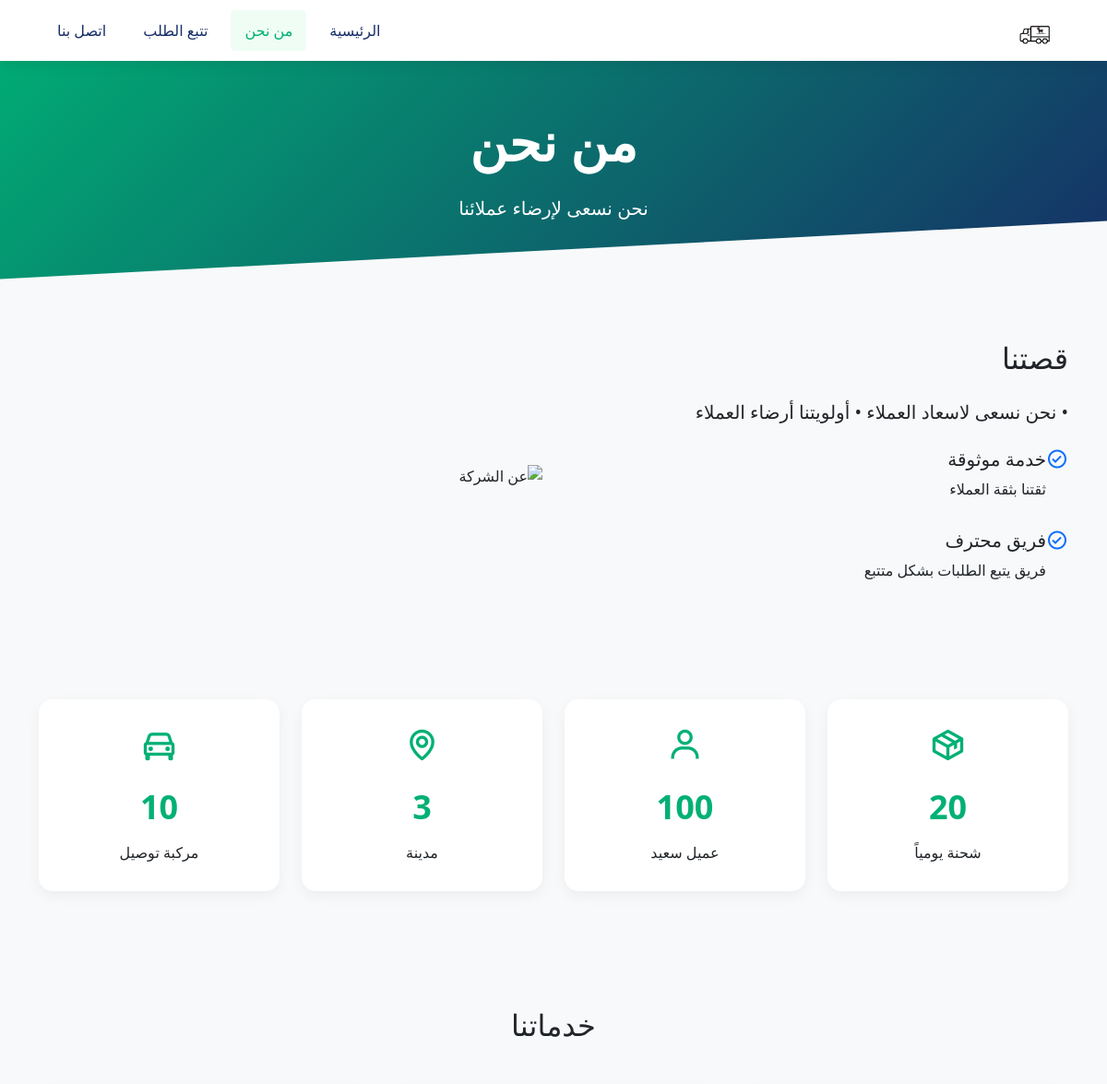
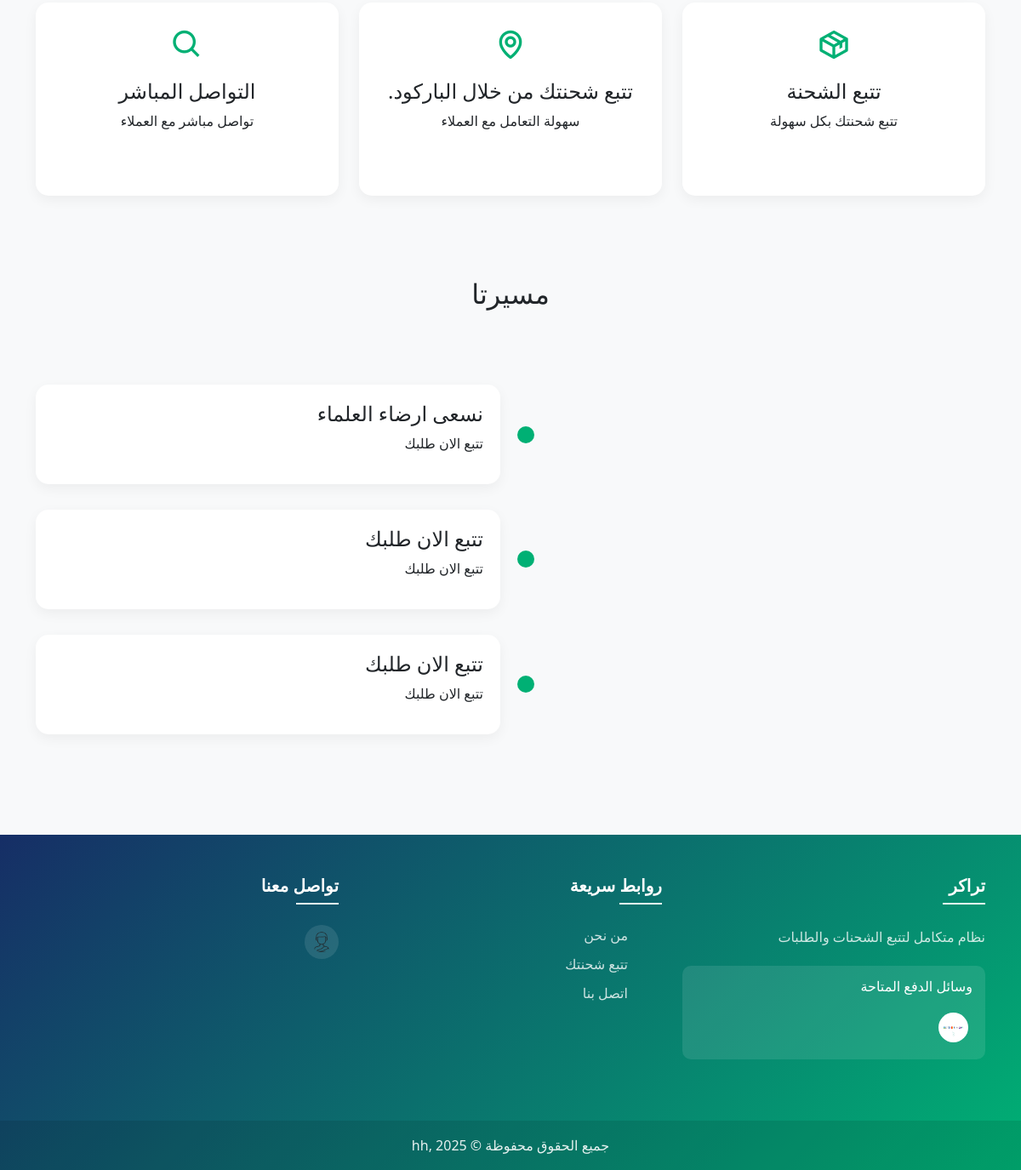
Page /about.php on the committed database (2 pictures, top to bottom).
### tables this page shows
CREATE TABLE `settings` (
  `id` int NOT NULL,
  `logo_url` varchar(255) DEFAULT NULL,
  `about_text` text,
  `contact_info` text,
  `payment_methods` text,
  `home_hero_title` varchar(255) DEFAULT NULL,
  `home_hero_subtitle` text,
  `home_about_text` text,
  `home_features_title` varchar(255) DEFAULT NULL,
  `track_header_title` varchar(255) DEFAULT NULL,
  `track_header_subtitle` text,
  `track_instructions` text,
  `company_history` text,
  `mission_vision` text,
  `contact_address` varchar(255) DEFAULT NULL,
  `contact_email` varchar(255) DEFAULT NULL,
  `contact_phone` varchar(255) DEFAULT NULL,
  `hero_image` varchar(255) DEFAULT NULL,
  `feature1_title` varchar(255) DEFAULT NULL,
  `feature1_description` text,
  `feature2_title` varchar(255) DEFAULT NULL,
  `feature2_description` text,
  `feature3_title` varchar(255) DEFAULT NULL,
  `feature3_description` text,
  `about_image` varchar(255) DEFAULT NULL,
  `why_choose_title` varchar(255) DEFAULT NULL,
  `why_choose_description` text,
  `track_section_title` varchar(255) DEFAULT NULL,
  `track_section_description` text,
  `contact_hero_subtitle` text,
  `contact_phone_title` varchar(255) DEFAULT NULL,
  `contact_email_title` varchar(255) DEFAULT NULL,
  `contact_address_title` varchar(255) DEFAULT NULL,
  `contact_hours` text,
  `about_hero_text` text,
  `about_story_title` varchar(255) DEFAULT NULL,
  `about_story_text` text,
  `about_service_reliable_title` varchar(255) DEFAULT NULL,
  `about_service_reliable_text` text,
  `about_service_professional_title` varchar(255) DEFAULT NULL,
  `about_service_professional_text` text,
  `about_story_image` varchar(255) DEFAULT NULL,
  `about_stats_shipments` varchar(255) DEFAULT NULL,
  `about_stats_clients` varchar(255) DEFAULT NULL,
  `about_stats_cities` varchar(255) DEFAULT NULL,
  `about_stats_vehicles` varchar(255) DEFAULT NULL,
  `about_service1_title` varchar(255) DEFAULT NULL,
  `about_service1_text` text,
  `about_service2_title` varchar(255) DEFAULT NULL,
  `about_service2_text` text,
  `about_service3_title` varchar(255) DEFAULT NULL,
  `about_service3_text` text,
  `about_timeline_title` varchar(255) DEFAULT NULL,
  `about_timeline1_year` varchar(255) DEFAULT NULL,
  `about_timeline1_text` text,
  `about_timeline2_year` varchar(255) DEFAULT NULL,
  `about_timeline2_text` text,
  `about_timeline3_year` varchar(255) DEFAULT NULL,
  `about_timeline3_text` text,
  `site_logo` varchar(255) DEFAULT NULL,
  `footer_about_title` varchar(255) DEFAULT NULL,
  `footer_about_description` text,
  `footer_copyright_text` varchar(255) DEFAULT NULL,
  `payment_methods_images` text,
  `social_facebook` varchar(255) DEFAULT NULL,
  `social_twitter` varchar(255) DEFAULT NULL,
  `social_instagram` varchar(255) DEFAULT NULL,
  `social_facebook_icon` varchar(255) DEFAULT NULL,
  `social_twitter_icon` varchar(255) DEFAULT NULL,
  `social_instagram_icon` varchar(255) DEFAULT NULL,
  `track_status_icons` json DEFAULT NULL,
  `track_scheduled_date_text` varchar(255) DEFAULT 'التاريخ المجدول',
  `track_actual_date_text` varchar(255) DEFAULT 'التاريخ الفعلي',
  `track_status_scheduled_text` varchar(255) DEFAULT 'التاريخ المجدول:'
);

### about.php (the view, shortened to what this page needs)
<?php
include 'config.php';
try {
    $stmt = $pdo->prepare("SELECT
        footer_about_title,
        footer_about_description,
        footer_copyright_text,
        payment_methods_images,
        social_facebook,
        social_twitter,
        social_instagram,
        social_facebook_icon,
        social_twitter_icon,
        social_instagram_icon
    FROM settings WHERE id = 1");
    $stmt->execute();
    $footerSettings = $stmt->fetch(PDO::FETCH_ASSOC);
} catch (PDOException $e) {
    $footerSettings = [];
}
try {
    $stmt = $pdo->prepare("SELECT site_logo FROM settings WHERE id = 1");
    $stmt->execute();
    $settings = $stmt->fetch(PDO::FETCH_ASSOC);
} catch (PDOException $e) {
    $settings = ['site_logo' => ''];
}
try {
    $stmt = $pdo->query("SELECT * FROM settings WHERE id = 1");
    $pageSettings = $stmt->fetch(PDO::FETCH_ASSOC);
} catch (PDOException $e) {
    $pageSettings = [];
}
?>
<!DOCTYPE html>
<html dir="rtl" lang="ar">
<head>
    <link href="https://cdn.jsdelivr.net/npm/bootstrap@5.1.3/dist/css/bootstrap.min.css" rel="stylesheet">
    <link href='https://unpkg.com/boxicons@2.1.4/css/boxicons.min.css' rel='stylesheet'>
</head>
<body>
    <nav class="navbar navbar-expand-lg navbar-light fixed-top">
        <div class="container">
            <a class="navbar-brand" href="index.php">
                <?php if (!empty($settings['site_logo'])): ?>
                    <img src="uploads/<?php echo htmlspecialchars($settings['site_logo']); ?>"
                         alt="<?php echo htmlspecialchars($settings['site_name'] ?? 'Logo'); ?>"
                         style="height: 40px; width: auto;">
                <?php else: ?>
                    <i class='bx bx-package me-2'></i>
                    تراكر
                <?php endif; ?>
            </a>
            <div class="collapse navbar-collapse" id="navbarNav">
                <ul class="navbar-nav me-auto">
                    <li class="nav-item">
                        <a class="nav-link" href="index.php">الرئيسية</a>
                    </li>
                    <li class="nav-item">
                        <a class="nav-link active" href="about.php">من نحن</a>
                    </li>
                    <li class="nav-item">
                        <a class="nav-link" href="track.php">تتبع الطلب</a>
                    </li>
                    <li class="nav-item">
                        <a class="nav-link" href="contact.php">اتصل بنا</a>
                    </li>
                </ul>
            </div>
        </div>
    </nav>
    <section class="about-header text-center">
        <div class="container">
            <h1 class="display-4 fw-bold mb-4">من نحن</h1>
            <p class="lead mb-0"><?php echo htmlspecialchars($pageSettings['about_hero_text'] ?? 'نحن شركة رائدة في مجال خدمات الشحن والتوصيل'); ?></p>
        </div>
    </section>
    <section class="py-5">
        <div class="container">
            <div class="row align-items-center">
                <div class="col-lg-6">
                    <h2 class="mb-4"><?php echo htmlspecialchars($pageSettings['about_story_title'] ?? 'قصتنا'); ?></h2>
                    <p class="lead mb-4"><?php echo htmlspecialchars($pageSettings['about_story_text'] ?? 'نحن شركة رائدة في مجال خدمات الشحن والتوصيل'); ?></p>
                    <div class="d-flex mb-3">
                        <i class='bx bx-check-circle text-primary' style="font-size: 24px;"></i>
                        <div class="ms-3">
                            <h5><?php echo htmlspecialchars($pageSettings['about_service_reliable_title'] ?? 'خدمة موثوقة'); ?></h5>
                            <p><?php echo htmlspecialchars($pageSettings['about_service_reliable_text'] ?? 'نقدم خدمات شحن آمنة وموثوقة مع تتبع مباشر للشحنات'); ?></p>
                        </div>
                    </div>
                    <div class="d-flex mb-3">
                        <i class='bx bx-check-circle text-primary' style="font-size: 24px;"></i>
                        <div class="ms-3">
                            <h5><?php echo htmlspecialchars($pageSettings['about_service_professional_title'] ?? 'فريق محترف'); ?></h5>
                            <p><?php echo htmlspecialchars($pageSettings['about_service_professional_text'] ?? 'فريق عمل متخصص ومدرب على أعلى مستوى'); ?></p>
                        </div>
                    </div>
                </div>
                <div class="col-lg-6">
                    <?php if (!empty($pageSettings['about_story_image'])): ?>
                        <img src="uploads/<?php echo htmlspecialchars($pageSettings['about_story_image']); ?>"
                             class="img-fluid rounded" alt="عن الشركة">
                    <?php else: ?>
                        <img src="https://img.freepik.com/free-vector/delivery-service-with-masks-concept_23-2148498576.jpg"
                             class="img-fluid rounded" alt="عن الشركة">
                    <?php endif; ?>
                </div>
            </div>
        </div>
    </section>
    <section class="py-5 bg-light">
        <div class="container">
            <div class="row">
                <div class="col-md-3 col-6">
                    <div class="stats-card">
                        <i class='bx bx-package feature-icon'></i>
                        <div class="stats-number"><?php echo htmlspecialchars($pageSettings['about_stats_shipments'] ?? '1000+'); ?></div>
                        <div>شحنة يومياً</div>
                    </div>
                </div>
                <div class="col-md-3 col-6">
                    <div class="stats-card">
                        <i class='bx bx-user feature-icon'></i>
                        <div class="stats-number"><?php echo htmlspecialchars($pageSettings['about_stats_clients'] ?? '5000+'); ?></div>
                        <div>عميل سعيد</div>
                    </div>
                </div>
                <div class="col-md-3 col-6">
                    <div class="stats-card">
                        <i class='bx bx-map feature-icon'></i>
                        <div class="stats-number"><?php echo htmlspecialchars($pageSettings['about_stats_cities'] ?? '50+'); ?></div>
                        <div>مدينة</div>
                    </div>
                </div>
                <div class="col-md-3 col-6">
                    <div class="stats-card">
                        <i class='bx bx-car feature-icon'></i>
                        <div class="stats-number"><?php echo htmlspecialchars($pageSettings['about_stats_vehicles'] ?? '100+'); ?></div>
                        <div>مركبة توصيل</div>
                    </div>
                </div>
            </div>
        </div>
    </section>
    <section class="py-5">
        <div class="container">
            <h2 class="text-center mb-5">خدماتنا</h2>
            <div class="row">
                <div class="col-lg-4 col-md-6">
                    <div class="feature-card text-center">
                        <i class='bx bx-package feature-icon'></i>
                        <h4><?php echo htmlspecialchars($pageSettings['about_service1_title'] ?? 'شحن سريع'); ?></h4>
                        <p><?php echo htmlspecialchars($pageSettings['about_service1_text'] ?? 'خدمة توصيل سريعة وآمنة لجميع شحناتك'); ?></p>
                    </div>
                </div>
                <div class="col-lg-4 col-md-6">
                    <div class="feature-card text-center">
                        <i class='bx bx-map feature-icon'></i>
                        <h4><?php echo htmlspecialchars($pageSettings['about_service2_title'] ?? 'تغطية واسعة'); ?></h4>
                        <p><?php echo htmlspecialchars($pageSettings['about_service2_text'] ?? 'نغطي جميع المناطق الرئيسية في المملكة'); ?></p>
                    </div>
                </div>
                <div class="col-lg-4 col-md-6">
                    <div class="feature-card text-center">
                        <i class='bx bx-search feature-icon'></i>
                        <h4><?php echo htmlspecialchars($pageSettings['about_service3_title'] ?? 'تتبع مباشر'); ?></h4>
                        <p><?php echo htmlspecialchars($pageSettings['about_service3_text'] ?? 'تتبع شحنتك بشكل مباشر ولحظي'); ?></p>
                    </div>
                </div>
            </div>
        </div>
    </section>
    <section class="py-5 bg-light">
        <div class="container">
            <h2 class="text-center mb-5"><?php echo htmlspecialchars($pageSettings['about_timeline_title'] ?? 'مسيرتنا'); ?></h2>
            <div class="timeline">
                <div class="row justify-content-end">
                    <div class="col-lg-6">
                        <div class="timeline-item">
                            <h4><?php echo htmlspecialchars($pageSettings['about_timeline1_year'] ?? '2020'); ?></h4>
                            <p><?php echo htmlspecialchars($pageSettings['about_timeline1_text'] ?? 'تأسيس الشركة وبداية العمل في مجال الشحن'); ?></p>
                        </div>
                    </div>
                </div>
                <div class="row justify-content-end">
                    <div class="col-lg-6">
                        <div class="timeline-item">
                            <h4><?php echo htmlspecialchars($pageSettings['about_timeline2_year'] ?? '2022'); ?></h4>
                            <p><?php echo htmlspecialchars($pageSettings['about_timeline2_text'] ?? 'توسيع نطاق الخدمات وتغطية المزيد من المناطق'); ?></p>
                        </div>
                    </div>
                </div>
                <div class="row justify-content-end">
                    <div class="col-lg-6">
                        <div class="timeline-item">
                            <h4><?php echo htmlspecialchars($pageSettings['about_timeline3_year'] ?? '2024'); ?></h4>
                            <p><?php echo htmlspecialchars($pageSettings['about_timeline3_text'] ?? 'إطلاق نظام التتبع الإلكتروني المتطور'); ?></p>
                        </div>
                    </div>
                </div>
            </div>
        </div>
    </section>
    <footer>
    <div class="container">
        <div class="row">
            <div class="col-md-4 mb-4">
                <h5><?php echo htmlspecialchars($footerSettings['footer_about_title'] ?? 'تراكر'); ?></h5>
                <p><?php echo htmlspecialchars($footerSettings['footer_about_description'] ?? 'نظام متكامل لتتبع الشحنات والطلبات'); ?></p>
                <?php if (!empty($footerSettings['payment_methods_images'])): ?>
                    <div class="payment-methods">
                        <h6>وسائل الدفع المتاحة</h6>
                        <div class="d-flex flex-wrap">
                            <?php
                            $payment_images = json_decode($footerSettings['payment_methods_images'], true);
                            if ($payment_images):
                                foreach($payment_images as $image):
                            ?>
                                <img src="uploads/<?php echo htmlspecialchars($image); ?>"
                                     alt="Payment Method">
                            <?php
                                endforeach;
                            endif;
                            ?>
                        </div>
                    </div>
                <?php endif; ?>
            </div>
            <div class="col-md-4 mb-4">
                <h5>روابط سريعة</h5>
                <ul class="list-unstyled">
                    <li><a href="about.php">من نحن</a></li>
                    <li><a href="track.php">تتبع شحنتك</a></li>
                    <li><a href="contact.php">اتصل بنا</a></li>
                </ul>
            </div>
            <div class="col-md-4 mb-4">
                <h5>تواصل معنا</h5>
                <div class="social-icons">
                    <?php if (!empty($footerSettings['social_facebook'])): ?>
                        <a href="<?php echo htmlspecialchars($footerSettings['social_facebook']); ?>" target="_blank">
                            <?php if (!empty($footerSettings['social_facebook_icon'])): ?>
                                <img src="uploads/<?php echo htmlspecialchars($footerSettings['social_facebook_icon']); ?>"
                                     alt="Facebook">
                            <?php else: ?>
                                <i class='bx bxl-facebook'></i>
                            <?php endif; ?>
                        </a>
                    <?php endif; ?>
                </div>
            </div>
        </div>
    </div>
    <div class="copyright">
        <p><?php echo htmlspecialchars($footerSettings['footer_copyright_text'] ?? 'جميع الحقوق محفوظة © 2025'); ?></p>
    </div>
</footer>
</body>
</html>

### rows in the picture
settings: site_logo (picture), about_hero_text "نحن نسعى لإرضاء عملائنا", about_story_title "قصتنا", about_story_text "• نحن نسعى لاسعاد العملاء • أولويتنا أرضاء العملاء", about_service_reliable_title "خدمة موثوقة", about_service_reliable_text "ثقتنا بثقة العملاء", about_service_professional_title "فريق محترف", about_service_professional_text "فريق يتبع الطلبات بشكل متتبع", about_stats_shipments "20", about_stats_clients "100", about_stats_cities "3", about_stats_vehicles "10", about_service1_title "تتبع الشحنة", about_service1_text "تتبع شحنتك بكل سهولة", about_service2_title "تتبع شحنتك من خلال الباركود.", about_service2_text "سهولة التعامل مع العملاء", about_service3_title "التواصل المباشر", about_service3_text "تواصل مباشر مع العملاء", about_timeline_title "مسيرتا", about_timeline1_year "نسعى ارضاء العلماء", about_timeline1_text "تتبع الان طلبك", about_timeline2_year "تتبع الان طلبك", about_timeline2_text "تتبع الان طلبك", about_timeline3_year "تتبع الان طلبك", about_timeline3_text "تتبع الان طلبك", footer_about_title "تراكر", footer_about_description "نظام متكامل لتتبع الشحنات والطلبات", social_facebook_icon (picture), footer_copyright_text "جميع الحقوق محفوظة © 2025 ,hh"
